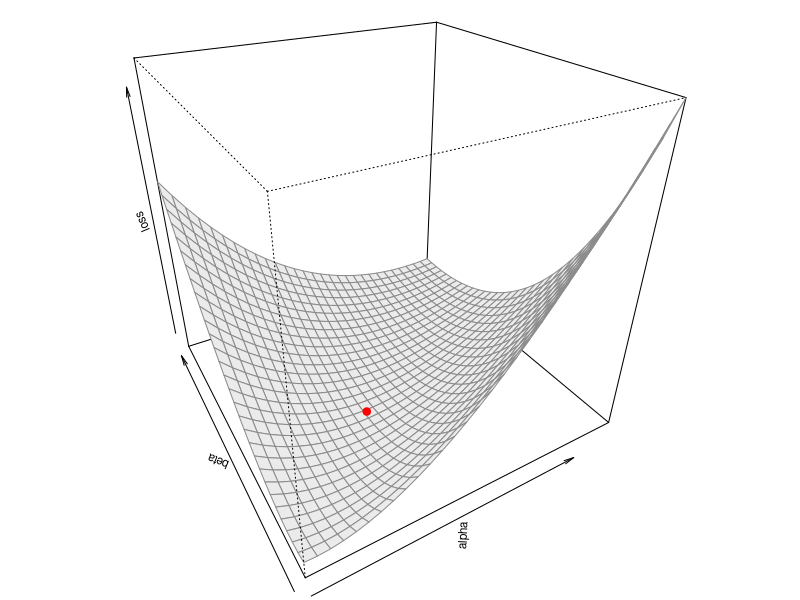
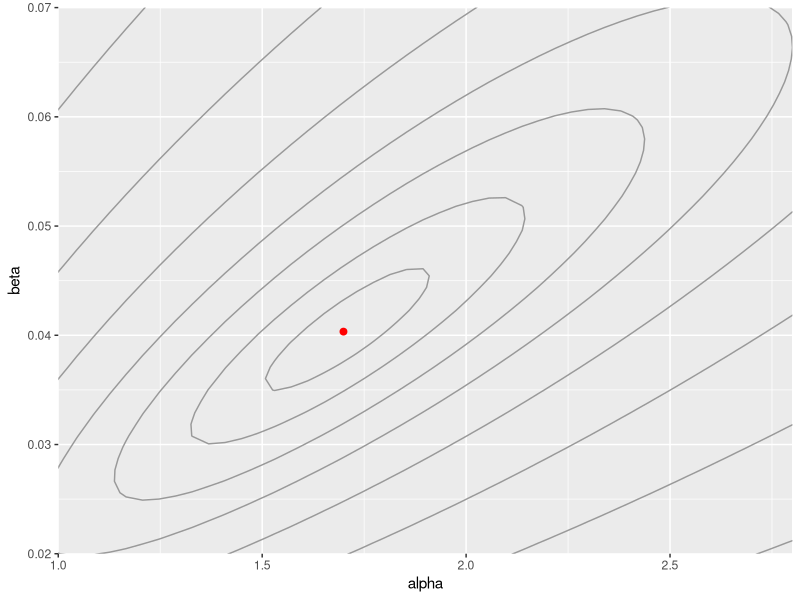
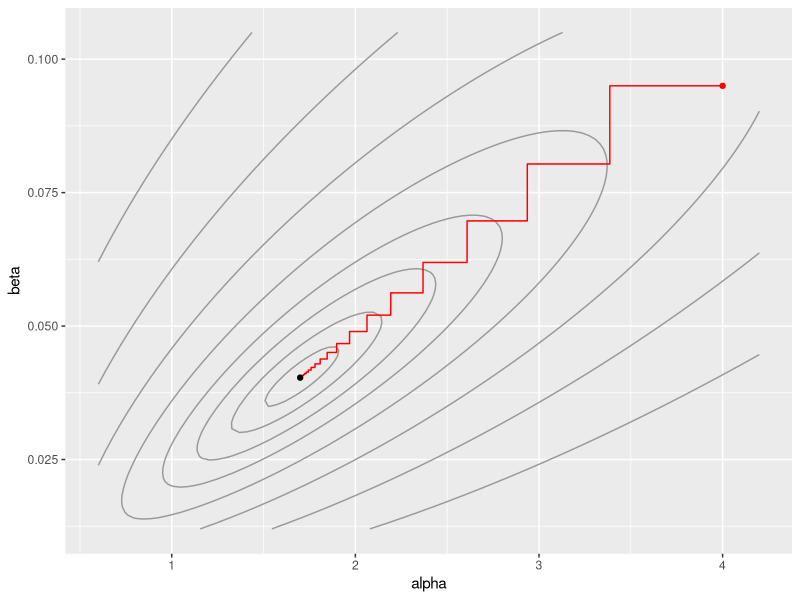
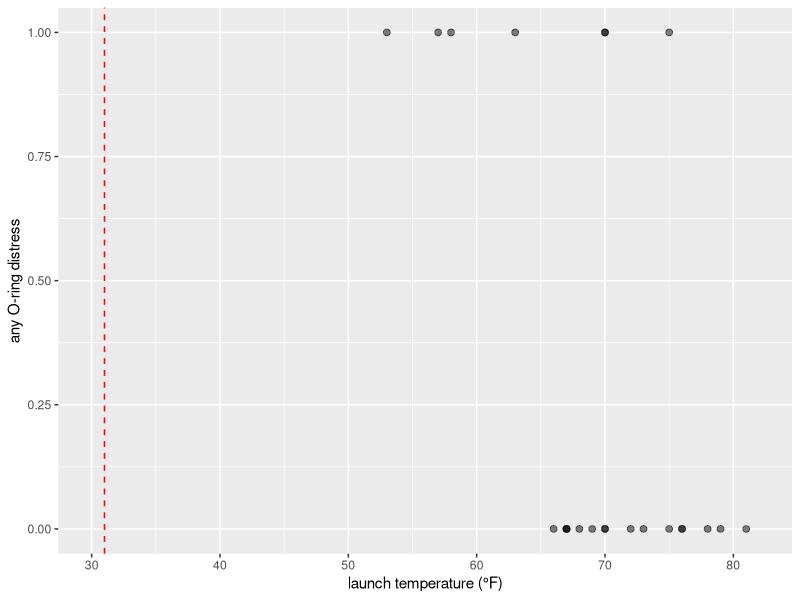
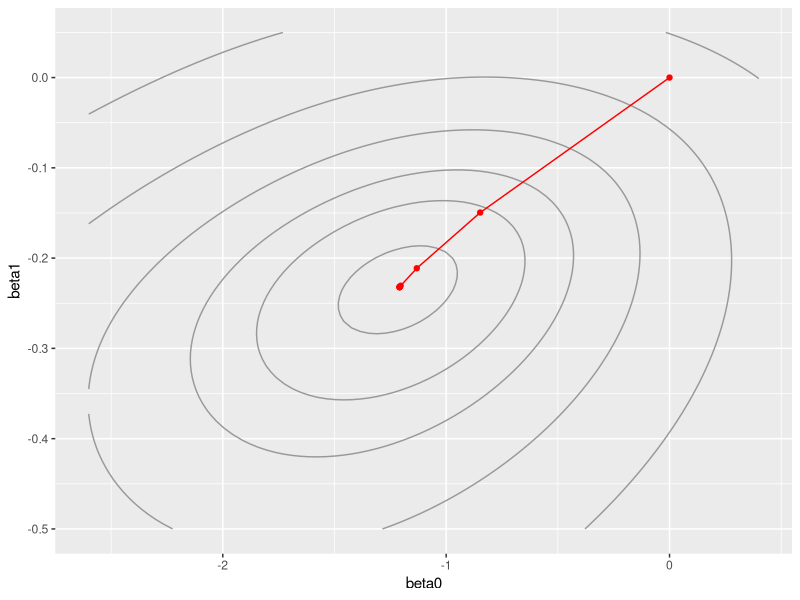

Write the R code that produced these figures, in order.
## ---- chunk 1
knitr::opts_chunk$set(echo = TRUE, out.width = "100%")
options(width = 60, digits = 4)
set.seed(20261124)
library(tidyverse)
## ---- chunk 2
oz <- as.numeric(na.omit(airquality$Ozone))
loss <- function(a, b) -sum(dgamma(oz, shape = a, rate = b, log = TRUE))
# the MLE, by the one-parameter equation from the root finding lecture
a_mle <- uniroot(\(a) log(a / mean(oz)) + mean(log(oz)) - digamma(a),
                 c(0.5, 5), tol = 1e-12)$root
b_mle <- a_mle / mean(oz)

a_seq <- seq(1, 2.8, length.out = 30)
b_seq <- seq(0.02, 0.07, length.out = 30)
par(mar = c(0, 1, 0, 0))
view <- persp(a_seq, b_seq, outer(a_seq, b_seq, Vectorize(loss)),
              theta = -30, phi = 30, col = "gray92", border = "gray55",
              xlab = "alpha", ylab = "beta", zlab = "loss", cex.lab = 0.7)
points(trans3d(a_mle, b_mle, loss(a_mle, b_mle), view), pch = 19, col = "red")

surface <- expand.grid(a = seq(0.6, 4.2, length.out = 90),
                       b = seq(0.012, 0.105, length.out = 90))
surface$loss <- map2_dbl(surface$a, surface$b, loss)
contours <- ggplot(surface, aes(a, b)) +
  geom_contour(aes(z = loss), color = "gray60",
               breaks = loss(a_mle, b_mle) + c(0.5, 2, 5, 10, 20, 40, 80, 160)) +
  labs(x = "alpha", y = "beta")
contours + annotate("point", x = a_mle, y = b_mle, color = "red", size = 2) +
  coord_cartesian(xlim = range(a_seq), ylim = range(b_seq), expand = FALSE)
## ---- chunk 3
# Newton's method for one parameter
newton_1 <- function(g, dg, x, tol = 1e-12) {
  for (i in 1:100) {
    step <- -g(x) / dg(x)
    x <- x + step
    if (abs(step) < tol) break
  }
  x
}
# one pass: Newton for alpha with beta fixed, then for beta with alpha fixed
coord_descent <- function(t0, tol = 1e-10, maxit = 500) {
  n <- length(oz)
  path <- matrix(t0, nrow = 1)
  for (i in 1:maxit) {
    b <- path[nrow(path), 2]
    a <- newton_1(\(a) n * log(b) - n * digamma(a) + sum(log(oz)),
                  \(a) -n * trigamma(a), path[nrow(path), 1])
    path <- rbind(path, c(a, b))
    b <- newton_1(\(b) n * a / b - sum(oz), \(b) -n * a / b^2, b)
    path <- rbind(path, c(a, b))
    if (max(abs(path[nrow(path), ] - path[nrow(path) - 2, ])) < tol) break
  }
  list(path = path, passes = i)
}
cd <- coord_descent(c(4, 0.095))
contours +
  annotate("path", x = cd$path[, 1], y = cd$path[, 2], color = "red") +
  annotate("point", x = 4, y = 0.095, color = "red", size = 1.5) +
  annotate("point", x = a_mle, y = b_mle, size = 1.5)
## ---- chunk 4
cd_err <- abs(cd$path[seq(1, nrow(cd$path), 2), 1] - a_mle)
cd_rate <- cd_err[21] / cd_err[20]
## ---- chunk 5
newton_k <- function(grad, hess, b0, tol = 1e-10, maxit = 50) {
  path <- matrix(b0, nrow = 1)
  for (i in 1:maxit) {
    b <- path[i, ]
    step <- solve(hess(b), -grad(b))
    path <- rbind(path, b + step)
    if (max(abs(step)) < tol) break
  }
  path
}
## ---- chunk 6
oz <- as.numeric(na.omit(airquality$Ozone))
n <- length(oz)
grad_g <- function(t) {
  c(n * log(t[2]) - n * digamma(t[1]) + sum(log(oz)),
    n * t[1] / t[2] - sum(oz))
}
hess_g <- function(t) {
  -n * matrix(c(trigamma(t[1]), -1 / t[2],
                -1 / t[2], t[1] / t[2]^2), 2)
}
## ---- chunk 7
a0 <- mean(oz)^2 / var(oz)
newton_k(grad_g, hess_g, c(a0, a0 / mean(oz)))
## ---- chunk 8
steps_g <- nrow(newton_k(grad_g, hess_g, c(a0, a0 / mean(oz)))) - 1
passes_g <- coord_descent(c(a0, a0 / mean(oz)))$passes
## ---- chunk 9
# UCI Machine Learning Repository, Challenger USA Space Shuttle O-Ring data
# (Draper 1993), "erosion or blowby" file
oring <- tibble(
  temp = c(66, 70, 69, 68, 67, 72, 73, 70, 57, 63, 70, 78,
           67, 53, 67, 75, 70, 81, 76, 79, 75, 76, 58),
  distress = c(0, 1, 0, 0, 0, 0, 0, 0, 1, 1, 1, 0,
               0, 2, 0, 0, 0, 0, 0, 0, 2, 0, 1))
ggplot(oring, aes(temp, as.numeric(distress > 0))) +
  geom_point(size = 2, alpha = 0.5) +
  geom_vline(xintercept = 31, lty = 2, color = "red") +
  scale_x_continuous(limits = c(30, 82)) +
  labs(x = "launch temperature (°F)", y = "any O-ring distress")
## ---- chunk 10
y <- as.numeric(oring$distress > 0)
x <- oring$temp - 70
X <- cbind(1, x)
grad <- function(b) drop(t(X) %*% (y - plogis(X %*% b)))
hess <- function(b) {
  p <- drop(plogis(X %*% b))
  -t(X) %*% (p * (1 - p) * X)
}
path <- newton_k(grad, hess, c(0, 0))
bhat <- path[nrow(path), ]
## ---- chunk 11
data.frame(b0 = path[, 1], b1 = path[, 2],
           error = sqrt(rowSums(sweep(path, 2, bhat)^2)))
## ---- chunk 12
ll <- function(b0, b1) sum(dbinom(y, 1, plogis(b0 + b1 * x), log = TRUE))
grid <- expand.grid(b0 = seq(-2.6, 0.4, length.out = 80),
                    b1 = seq(-0.5, 0.05, length.out = 80))
grid$ll <- map2_dbl(grid$b0, grid$b1, ll)
ggplot(grid, aes(b0, b1)) +
  geom_contour(aes(z = ll), color = "gray60",
               breaks = max(grid$ll) - c(0.1, 0.5, 1, 2, 4, 8, 16)) +
  annotate("path", x = path[, 1], y = path[, 2], color = "red") +
  annotate("point", x = path[, 1], y = path[, 2], color = "red", size = 1.5) +
  labs(x = "beta0", y = "beta1")
## ---- chunk 13
b <- c(0, 0)
for (i in 1:6) {
  eta <- b[1] + b[2] * x
  p <- plogis(eta)
  w <- p * (1 - p)
  z <- eta + (y - p) / w
  b <- coef(lm(z ~ x, weights = w))
}
rbind(iwls = b, newton = bhat)
## ---- chunk 14
op <- options(digits = 10)
## ---- chunk 15
fit <- glm(y ~ x, family = binomial,
           control = glm.control(trace = TRUE))
## ---- chunk 16
options(op)
## ---- chunk 17
cnt <- oring$distress   # O-rings with distress: 0, 1 or 2
b <- c(0, 0)
for (i in 1:10) {
  mu <- exp(b[1] + b[2] * x)
  z <- log(mu) + (cnt - mu) / mu
  b <- coef(lm(z ~ x, weights = mu))
}
rbind(iwls = b, glm = coef(glm(cnt ~ x, family = poisson)))
## ---- chunk 18
V <- solve(-hess(bhat))
rbind(newton = sqrt(diag(V)),
      glm = summary(fit)$coefficients[, "Std. Error"])
## ---- chunk 19
p <- drop(plogis(X %*% bhat))
A <- t(X) %*% (p * (1 - p) * X)
B <- t(X) %*% ((y - p)^2 * X)
V_sand <- solve(A) %*% B %*% solve(A)
rbind(information = sqrt(diag(V)), sandwich = sqrt(diag(V_sand)))
## ---- chunk 20
x0 <- c(1, 31 - 70)
eta0 <- sum(x0 * bhat)
se0 <- sqrt(drop(t(x0) %*% V %*% x0))
plogis(c(estimate = eta0, lower = eta0 - 1.96 * se0,
         upper = eta0 + 1.96 * se0))
## ---- chunk 21
boot_b1 <- replicate(2000, {
  i <- sample(length(y), replace = TRUE)
  coef(glm(y[i] ~ x[i], family = binomial))[2]
})
c(information = sqrt(V[2, 2]), bootstrap = sd(boot_b1))
## ---- chunk 22
cold <- as.numeric(oring$temp < 65)
table(cold, distress = y)
## ---- chunk 23
Xc <- cbind(b0 = 1, b1 = cold)
grad_c <- function(b) drop(t(Xc) %*% (y - plogis(Xc %*% b)))
hess_c <- function(b) {
  p <- drop(plogis(Xc %*% b))
  -t(Xc) %*% (p * (1 - p) * Xc)
}
ll_c <- function(b) sum(dbinom(y, 1, plogis(Xc %*% b), log = TRUE))
## ---- chunk 24
path_c <- newton_k(grad_c, hess_c, c(0, 0), maxit = 30)
data.frame(b0 = path_c[, 1], b1 = path_c[, 2],
           loglik = apply(path_c, 1, ll_c))[c(1:4, 31), ]
## ---- chunk 25
fit_c <- glm(y ~ cold, family = binomial)
round(summary(fit_c)$coefficients[, 1:2], 2)
fit_c$converged
## ---- chunk 26
ll_path <- apply(path_c, 1, ll_c)
g_path <- apply(path_c, 1, \(b) max(abs(grad_c(b))))
step_path <- apply(abs(diff(path_c)), 1, max)
first <- function(ok) if (any(ok)) which(ok)[1] else NA
rule_steps <- c(objective = first(abs(diff(ll_path)) < 1e-8),
                gradient = first(g_path[-1] < 1e-8),
                step = first(step_path < 1e-8))
